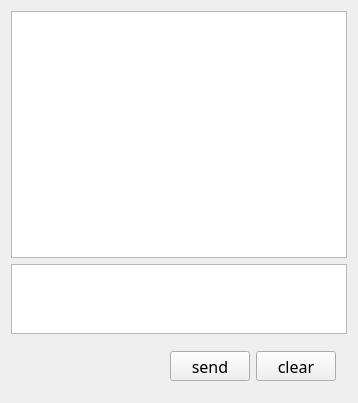
<?xml version="1.0" encoding="UTF-8"?>
<ui version="4.0">
 <class>DialogWindow</class>
 <widget class="QWidget" name="DialogWindow">
  <property name="geometry">
   <rect>
    <x>0</x>
    <y>0</y>
    <width>358</width>
    <height>403</height>
   </rect>
  </property>
  <property name="windowTitle">
   <string>Dialog</string>
  </property>
  <layout class="QGridLayout" name="gridLayout" rowstretch="8,2,1">
   <item row="0" column="0">
    <widget class="QListWidget" name="listWidget"/>
   </item>
   <item row="1" column="0">
    <widget class="QTextEdit" name="textEdit"/>
   </item>
   <item row="2" column="0">
    <widget class="QWidget" name="widget" native="true">
     <layout class="QHBoxLayout" name="horizontalLayout">
      <item>
       <spacer name="horizontalSpacer">
        <property name="orientation">
         <enum>Qt::Horizontal</enum>
        </property>
        <property name="sizeHint" stdset="0">
         <size>
          <width>40</width>
          <height>20</height>
         </size>
        </property>
       </spacer>
      </item>
      <item>
       <widget class="QPushButton" name="buttonSend">
        <property name="minimumSize">
         <size>
          <width>80</width>
          <height>30</height>
         </size>
        </property>
        <property name="font">
         <font>
          <family>Microsoft YaHei</family>
          <pointsize>12</pointsize>
         </font>
        </property>
        <property name="text">
         <string>send</string>
        </property>
       </widget>
      </item>
      <item>
       <widget class="QPushButton" name="buttonClear">
        <property name="minimumSize">
         <size>
          <width>80</width>
          <height>30</height>
         </size>
        </property>
        <property name="font">
         <font>
          <family>Microsoft YaHei</family>
          <pointsize>12</pointsize>
         </font>
        </property>
        <property name="text">
         <string>clear</string>
        </property>
       </widget>
      </item>
     </layout>
    </widget>
   </item>
  </layout>
 </widget>
 <layoutdefault spacing="6" margin="11"/>
 <resources/>
 <connections/>
</ui>
